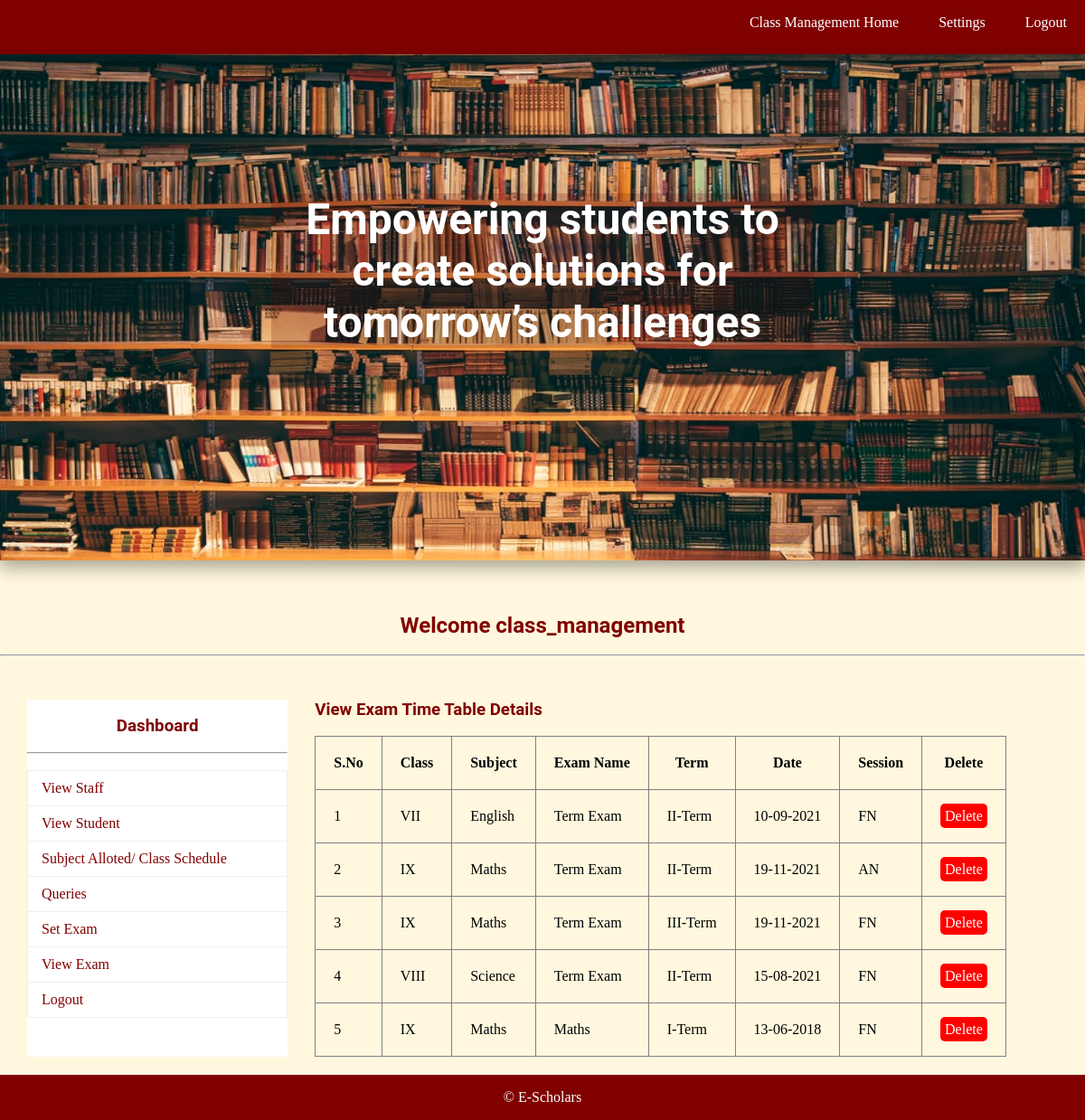
The page /view_exam.php (signed in) on the database its author committed.
### tables this page shows
CREATE TABLE `exam` (
  `EID` int(11) NOT NULL,
  `ENAME` varchar(150) NOT NULL,
  `ETYPE` varchar(150) NOT NULL,
  `EDATE` varchar(150) NOT NULL,
  `SESSION` varchar(150) NOT NULL,
  `CLASS` varchar(150) NOT NULL,
  `SUB` varchar(150) NOT NULL
);

### view_exam.php (the view, shortened to what this page needs)
<?php
	include"database.php";
?>
<!DOCTYPE html>
<html>
	<head>
		<link rel="stylesheet" type="text/css" href="css/style1.css">
	</head>
	<body>
			<?php include"navbar.php";?><br><br><br>
			<h2 class="text">Welcome <?php echo $_SESSION["CMNAME"]; ?></h2><br><hr><br>
			<div id="section">
					<?php include"sidebar.php";?><br><br><br>
				<div class="content">
						<h3 >View Exam Time Table Details</h3><br>
						<table border="1px">
							<tr>
								<th>S.No</th>
								<th>Class </th>
								<th>Subject</th>
								<th>Exam Name</th>
								<th>Term</th>
								<th>Date</th>
								<th>Session</th>
								<th>Delete</th>
							</tr>
							<?php
								$s="select * from exam";
								$res=$db->query($s);
								if($res->num_rows>0)
								{
									$i=0;
									while($r=$res->fetch_assoc())
									{
										$i++;
										echo "
											<tr>
												<td>{$i}</td>
												<td>{$r["CLASS"]}</td>
												<td>{$r["SUB"]}</td>
												<td>{$r["ENAME"]}</td>
												<td>{$r["ETYPE"]}</td>
												<td>{$r["EDATE"]}</td>
												<td>{$r["SESSION"]}</td>
												<td><a href='exam_delete.php?id={$r["EID"]}' class='btnr'>Delete</a></td>
											</tr>
										";
									}
								}
								else
								{
									echo "No Record Found";
								}
							?>
						</table>
				</div>
			</div>
				<?php include"footer.php";?>
	</body>
</html>

### css/style1.css (style rules this page uses)
* { padding:0px; margin:0px; }
html { background:#fff8de; }
a { text-decoration:none; color: #810000; }
h1,h2,h3,h4,h5,h6,label { font-family:roboto; color:#810000; }
.btnr { border-radius:5px; padding:5px; background:#ff0000; color:white; }
.text { text-align:center; }
#section { height:auto; font-family:cambria; width:95vw; margin:0 auto; display:flex; }
.content { margin-top:30px; height:auto; width:100%; float:left; }
tr,td,th { padding:20px; }
table { border-collapse:collapse; }

### rows shown on the page
exam: CLASS "VII", SUB "English", ENAME "Term Exam", ETYPE "II-Term", EDATE "10-09-2021", SESSION "FN"
exam: CLASS "IX", SUB "Maths", ENAME "Term Exam", ETYPE "II-Term", EDATE "19-11-2021", SESSION "AN"
exam: CLASS "IX", SUB "Maths", ENAME "Term Exam", ETYPE "III-Term", EDATE "19-11-2021", SESSION "FN"
exam: CLASS "VIII", SUB "Science", ENAME "Term Exam", ETYPE "II-Term", EDATE "15-08-2021", SESSION "FN"
exam: CLASS "IX", SUB "Maths", ENAME "Maths", ETYPE "I-Term", EDATE "13-06-2018", SESSION "FN"

### other values the page prints
$_SESSION["CMNAME"] "class_management"
